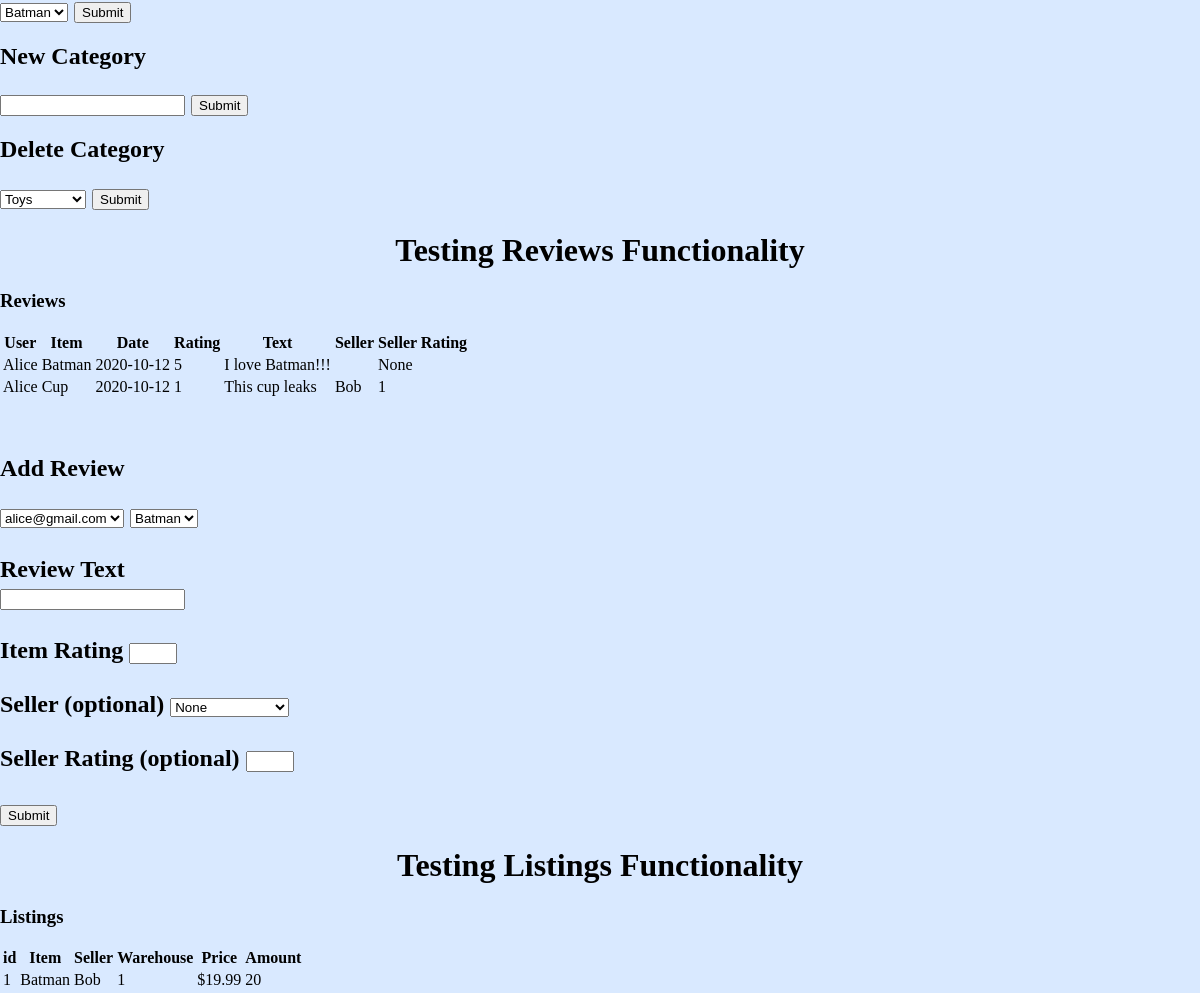
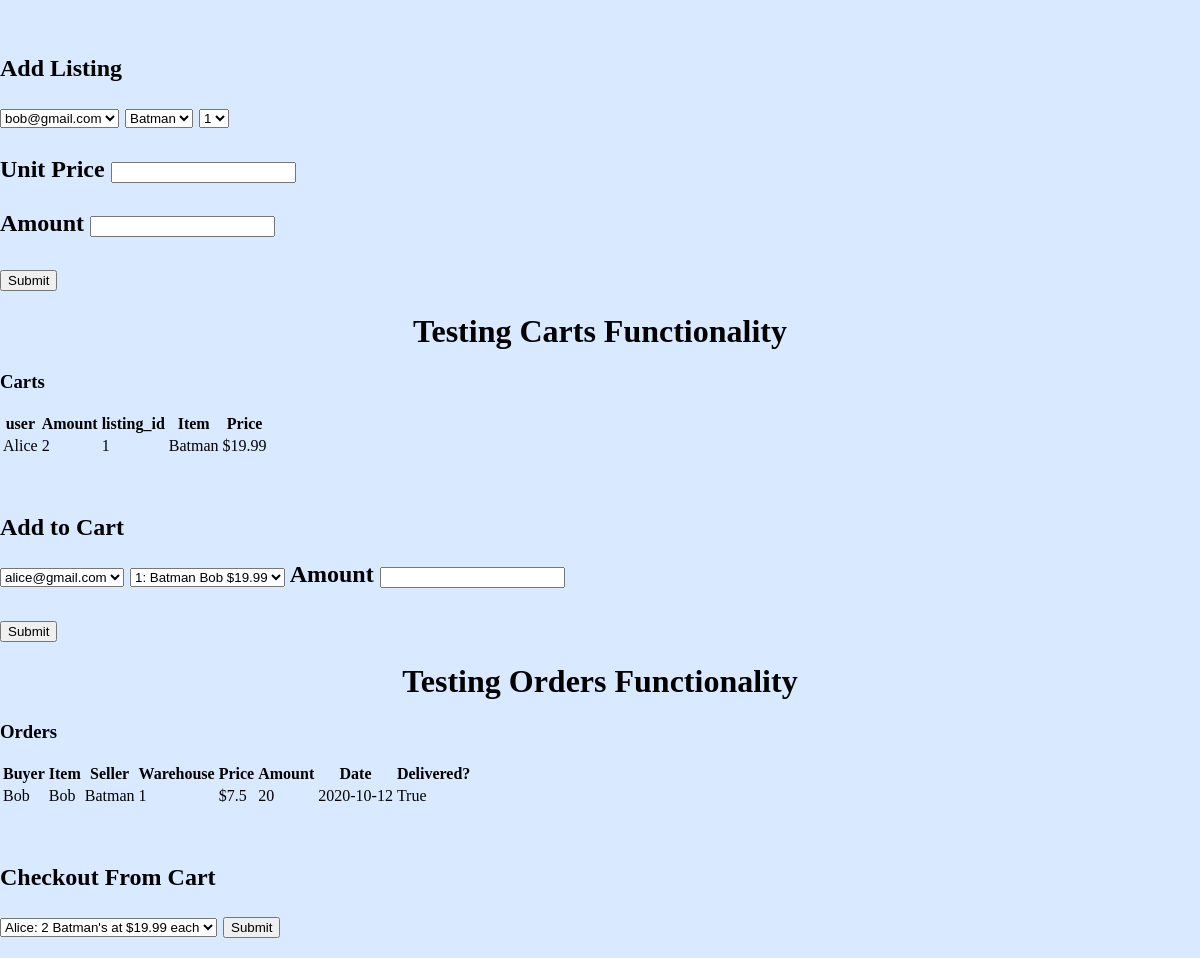
/test (lower part), run on an earlier commit of the app's database (2 pictures, top to bottom).
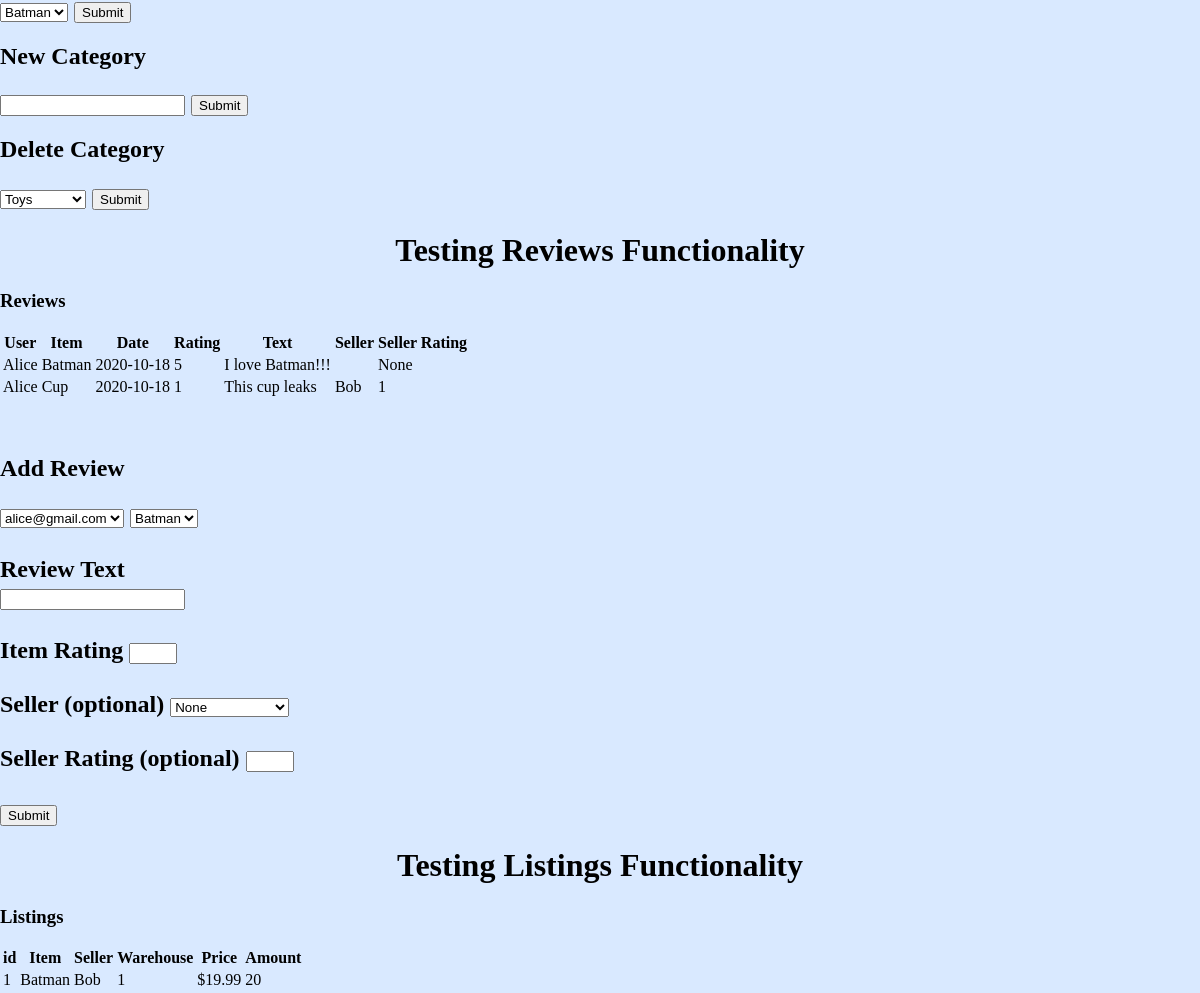
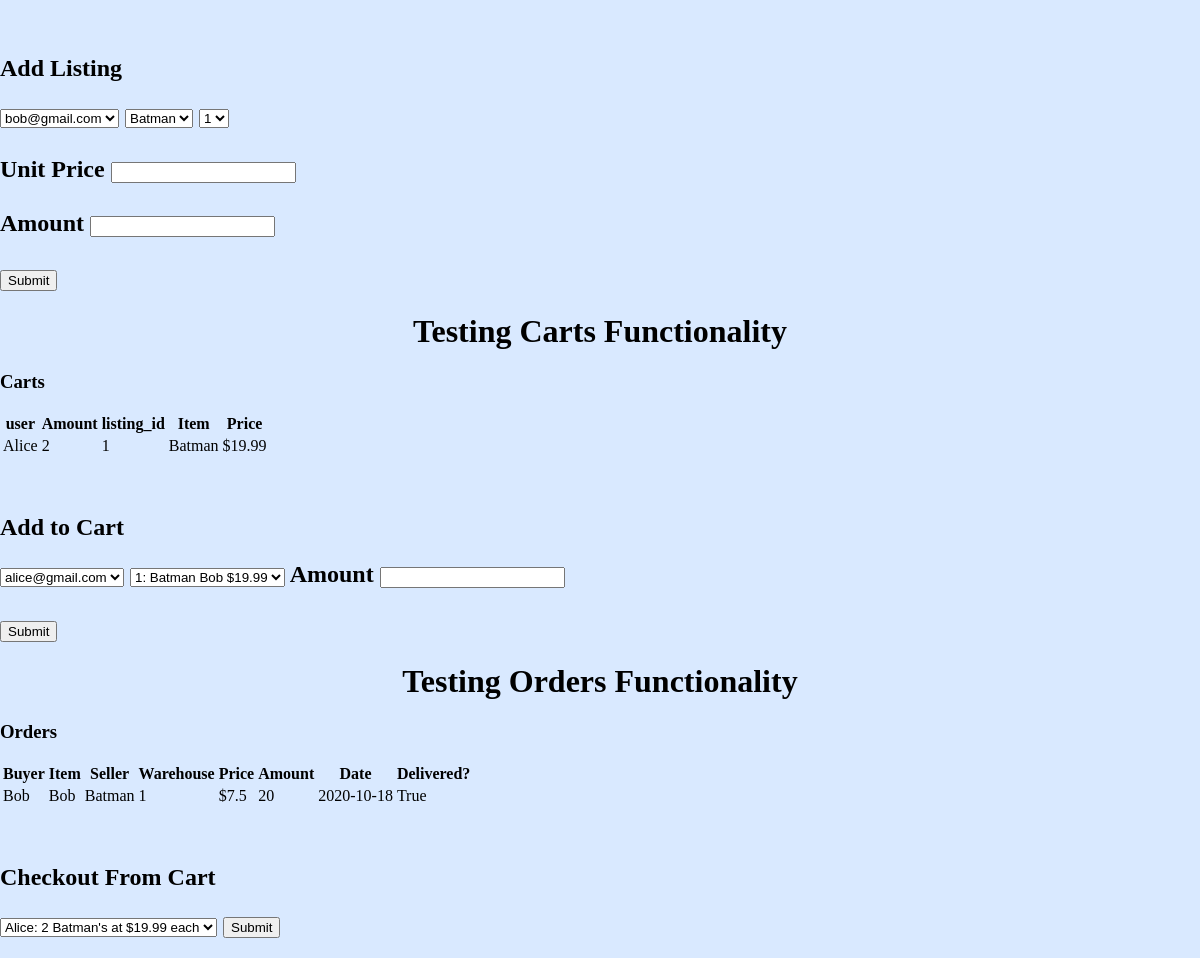
And on a later commit of the database (2 pictures, top to bottom).
### models.py (models this page shows, shortened)
class Review(Base):
    __tablename__ = 'reviews'
    user_id = Column(Integer,ForeignKey('users.id'),primary_key=True)
    item_id = Column(Integer,ForeignKey('items.id'),primary_key=True)
    seller_id = Column(Integer,ForeignKey('users.id'),nullable=True)
    text = Column(Text, unique=False)
    date = Column(DateTime, unique=False)
    item_rating = Column(Integer, unique=False)
    seller_rating = Column(Integer, nullable=True)
    user = relationship("User",back_populates="reviews_buy",foreign_keys=[user_id],uselist=False)
    seller = relationship("User",back_populates="reviews_sell",foreign_keys=[seller_id],uselist=False)
    item = relationship("Item",back_populates="reviews",uselist=False)

class User(Base):
    __tablename__ = 'users'
    id = Column(Integer, primary_key=True)
    email = Column(String(20), unique=True)
    name = Column(String(30), unique=False)
    password = Column(String(20), unique=False)
    balance = Column(Float, unique = False)
    type = Column(String(20), unique=False)
    street = Column(String(20), unique=False)
    city = Column(String(20), unique=False)
    zip = Column(Integer, unique=False)
    state = Column(String(2), unique=False)
    listings = relationship("Listing",back_populates="seller",cascade="all, delete-orphan")
    carts = relationship("Cart",back_populates="user",cascade="all, delete-orphan")
    orders_buy = relationship("Order",back_populates="user",primaryjoin="User.id==Order.user_id",cascade="all, delete-orphan")
    orders_sell = relationship("Order",back_populates="seller",primaryjoin="User.id==Order.seller_id",cascade="all, delete-orphan")
    reviews_buy = relationship("Review",back_populates="user",primaryjoin="User.id==Review.user_id",cascade="all, delete-orphan")
    reviews_sell = relationship("Review",back_populates="seller",primaryjoin="User.id==Review.seller_id",cascade="all, delete-orphan")
    __table_args__ = (
        CheckConstraint('type="User" OR type="Seller" OR type="Manager"'),
        CheckConstraint('balance >= 0'),{}
        )

class Item(Base):
    __tablename__ = 'items'
    id = Column(Integer, primary_key=True)
    name = Column(String(20), unique=False)
    brand = Column(String(20), unique=False)
    color = Column(String(20), unique=False)
    size = Column(Integer, unique=False)
    desc = Column(Text, unique=False)
    imgurl = Column(Text, unique=False,nullable=True)
    categories = relationship("InCat",back_populates="item",cascade="all, delete-orphan")
    reviews = relationship("Review",back_populates="item",cascade="all, delete-orphan")
    listings = relationship("Listing",back_populates="item",cascade="all, delete-orphan")
    orders = relationship("Order",back_populates="item",cascade="all, delete-orphan")

class Listing(Base):
    __tablename__ = 'listings'
    id = Column(Integer, primary_key=True)
    item_id = Column(Integer,ForeignKey('items.id'))
    seller_id = Column(Integer,ForeignKey('users.id'))
    warehouse_id = Column(Integer,ForeignKey('warehouses.id'))
    price = Column(Float, unique = False)
    amount = Column(Integer, unique = False)
    seller = relationship("User",back_populates="listings",uselist=False)
    item = relationship("Item",back_populates="listings",uselist=False)
    warehouse = relationship("Warehouse",back_populates="listings",uselist=False)
    carts = relationship("Cart",back_populates="listing",cascade="all, delete-orphan")
    __table_args__ = (
        CheckConstraint('amount >= 0'),{}
        )

class Warehouse(Base):
    __tablename__ = 'warehouses'
    id = Column(Integer, primary_key=True)
    street = Column(String(20), unique=False)
    city = Column(String(20), unique=False)
    zip = Column(Integer, unique=False)
    state = Column(String(2), unique=False)
    capacity = Column(Integer, unique=False)
    listings = relationship("Listing",back_populates="warehouse",cascade="all, delete-orphan")
    orders = relationship("Order",back_populates="warehouse",cascade="all, delete-orphan")

class Cart(Base):
    __tablename__ = 'carts'
    id = Column(Integer, primary_key=True)
    user_id = Column(Integer,ForeignKey('users.id'))
    listing_id = Column(Integer,ForeignKey('listings.id'))
    amount = Column(Integer, unique = False)
    user = relationship("User",back_populates="carts",uselist=False)
    listing = relationship("Listing",back_populates="carts",uselist=False)
    __table_args__ = (
        UniqueConstraint('user_id','listing_id'),{}
        )

class Order(Base):
    __tablename__ = 'orders'
    id = Column(Integer, primary_key=True)
    user_id = Column(Integer,ForeignKey('users.id'))
    item_id = Column(Integer,ForeignKey('items.id'))
    seller_id = Column(Integer,ForeignKey('users.id'))
    warehouse_id = Column(Integer,ForeignKey('warehouses.id'))
    date = Column(DateTime, unique=False)
    delivered = Column(Boolean, unique = False)
    price = Column(Float, unique = False)
    amount = Column(Integer, unique = False)
    user = relationship("User",back_populates="orders_buy",foreign_keys=[user_id],uselist=False)
    seller = relationship("User",back_populates="orders_sell",foreign_keys=[seller_id],uselist=False)
    item = relationship("Item",back_populates="orders",uselist=False)
    warehouse = relationship("Warehouse",back_populates="orders",uselist=False)

### app.py (the view)
@app.route('/test')
def test():
    return render_template(
        'test.html',
        users = User.query.all(),
        sellers = User.query.filter_by(type="Seller"),
        warehouses = Warehouse.query.all(),
        cats = Category.query.all(),
        incats = InCat.query.all(),
        items = Item.query.all(),
        reviews = Review.query.all(),
        listings = Listing.query.all(),
        carts = Cart.query.all(),
        orders = Order.query.all()
    )

### templates/test.html (shortened to what this page needs)
{% extends 'base.html' %}
{% block body %}
<br /><br />
<h2>Add a User<h2>
<br /><br />
<h2>New Warehouse<h2>
<br /><br />
<br /><br />
<h2>Delete Item<h2>
<form action="/delete_item" >
  <select name="item_id" id="item_id">
    {% for item in items %}
    <option value = {{ item.id }} > {{ item.name }} </option>
    {% endfor %}
  </select>
  <input type="submit" />
</form>
<h2>New Category<h2>
<form action="/new_cat" >
  <input type="text" name="name" />
  <input type="submit" />
</form>
<h2>Delete Category<h2>
<form action="/delete_cat" >
 <select name="cat_id" id="cat_id">
    {% for cat in cats %}
    <option value = {{ cat.id }} > {{ cat.name }} </option>
    {% endfor %}
  </select>
  <input type="submit" />
</form>
<h1>Testing Reviews Functionality</h1>
<h3>Reviews</h3>
<table>
  <thead>
    <th>User</th>
    <th>Item</th>
    <th>Date</th>
    <th>Rating</th>
    <th>Text</th>
    <th>Seller</th>
    <th>Seller Rating</th>
  </thead>
  <tbody>
  {% for rev in reviews %}
    <tr>
      <td> {{ rev.user.name }}</td>
      <td> {{ rev.item.name }}</td>
      <td> {{ rev.date.date() }}</td>
      <td> {{ rev.item_rating }}</td>
      <td> {{ rev.text }}</td>
      <td> {{ rev.seller.name }}</td>
      <td> {{ rev.seller_rating }}</td>
    </tr>
  {% endfor %}
  </tbody>
</table>
<br /><br />
<h2>Add Review<h2>
<form action="/add_review" >
 <select name="user_id" id="user_id">
    {% for user in users %}
    <option value = {{ user.id }} > {{ user.email }} </option>
    {% endfor %}
  </select>
  <select name="item_id" id="item_id">
     {% for item in items %}
     <option value = {{ item.id }} > {{ item.name }} </option>
     {% endfor %}
   </select>
   <br />
   <br />
   <label>Review Text</label><br />
   <input type="text" name="text" />
   <br />
   <br />
   <label>Item Rating</label>
   <input type="number" name="item_rating" min=1 max=5 />
   <br />
   <br />
   <label>Seller (optional)</label>
   <select name="seller_id" id="seller_id">
     <option value = 'NONE' > None </option>
    </select>
   <br />
   <br />
   <label>Seller Rating (optional)</label>
   <input type="number" name="seller_rating" min=1 max=5 />
   <br />
   <br />
  <input type="submit" />
</form>
<h1>Testing Listings Functionality</h1>
<h3>Listings</h3>
<table>
  <thead>
    <th>id</th>
    <th>Item</th>
    <th>Seller</th>
    <th>Warehouse</th>
    <th>Price</th>
    <th>Amount</th>
  </thead>
  <tbody>
  {% for l in listings %}
    <tr>
      <td> {{ l.id }}</td>
      <td> {{ l.item.name }}</td>
      <td> {{ l.seller.name }}</td>
      <td> {{ l.warehouse.id }}</td>
      <td> ${{ l.price }}</td>
      <td> {{ l.amount }}</td>
    </tr>
  {% endfor %}
  </tbody>
</table>
<br /><br />
<h2>Add Listing<h2>
<form action="/add_listing" >
 <select name="seller_id" id="seller_id">
    {% for s in sellers %}
    <option value = {{ s.id }} > {{ s.email }} </option>
    {% endfor %}
  </select>
  <select name="item_id" id="item_id">
     {% for item in items %}
     <option value = {{ item.id }} > {{ item.name }} </option>
     {% endfor %}
   </select>
   <select name="warehouse_id" id="warehouse_id">
      {% for wh in warehouses %}
      <option value = {{ wh.id }} > {{ wh.id }} </option>
      {% endfor %}
    </select>
   <br />
   <br />
   <label>Unit Price</label>
   <input type="number" name="price" min=1 />
   <br />
   <br />
   <label>Amount</label>
   <input type="number" name="amount" min=1 />
   <br />
   <br />
  <input type="submit" />
</form>
<h1>Testing Carts Functionality</h1>
<h3>Carts</h3>
<table>
  <thead>
    <th>user</th>
    <th>Amount</th>
    <th>listing_id</th>
    <th>Item</th>
    <th>Price</th>
  </thead>
  <tbody>
  {% for cart in carts %}
    <tr>
      <td> {{ cart.user.name }}</td>
      <td> {{ cart.amount }}</td>
      <td> {{ cart.listing_id }}</td>
      <td> {{ cart.listing.item.name }}</td>
      <td> ${{ cart.listing.price }}</td>
    </tr>
  {% endfor %}
  </tbody>
</table>
<br /><br />
<h2>Add to Cart<h2>
<form action="/add_cart" >
 <select name="user_id" id="user_id">
    {% for u in users %}
    <option value = {{ u.id }} > {{ u.email }} </option>
    {% endfor %}
  </select>
  <select name="listing_id" id="listing_id">
     {% for l in listings %}
     <option value = {{ l.id }} > {{ l.id }}: {{ l.item.name }} {{ l.seller.name }} ${{ l.price}}</option>
     {% endfor %}
   </select>
   <label>Amount</label>
   <input type="number" name="amount" min=1 />
   <br />
   <br />
  <input type="submit" />
</form>
<h1>Testing Orders Functionality</h1>
<h3>Orders</h3>
<table>
  <thead>
    <th>Buyer</th>
    <th>Item</th>
    <th>Seller</th>
    <th>Warehouse</th>
    <th>Price</th>
    <th>Amount</th>
    <th>Date</th>
    <th>Delivered?</th>
  </thead>
  <tbody>
  {% for o in orders %}
    <tr>
      <td> {{ o.user.name }}</td>
      <td> {{ o.seller.name }}</td>
      <td> {{ o.item.name }}</td>
      <td> {{ o.warehouse_id }}</td>
      <td> ${{ o.price }}</td>
      <td> {{ o.amount }}</td>
      <td> {{ o.date.date() }}</td>
      <td> {{ o.delivered }}</td>
    </tr>
  {% endfor %}
  </tbody>
</table>
<br /><br />
<h2>Checkout From Cart<h2>
<form action="/process_checkout" >
  <select name="cart_id" id="cart_id">
     {% for c in carts %}
     <option value = {{ c.id }} >
       {{ c.user.name }}: {{ c.amount }} {{ c.listing.item.name }}'s at ${{ c.listing.price}} each
     </option>
     {% endfor %}
   </select>
  <input type="submit" />
</form>
{% endblock %}

### templates/base.html (shortened to what this page needs)
<!DOCTYPE html>
<html lang="en">
<head>
    <link rel = "stylesheet" href = "{{ url_for('static', filename = 'css/main.css') }}">
</head>
<body>
    {% block body %}{% endblock %}
</body>
</html>

### static/css/main.css (style rules this page uses)
body { margin: 0; background-color: rgb(217, 233, 255); }
h1 { text-align: center; }

What changed in the data, as far as the page shows it:
changed Review "I love Batman!!!": date "2020-10-12" → "2020-10-18"
changed Review "This cup leaks": date "2020-10-12" → "2020-10-18"
changed Order "True": date "2020-10-12" → "2020-10-18"
